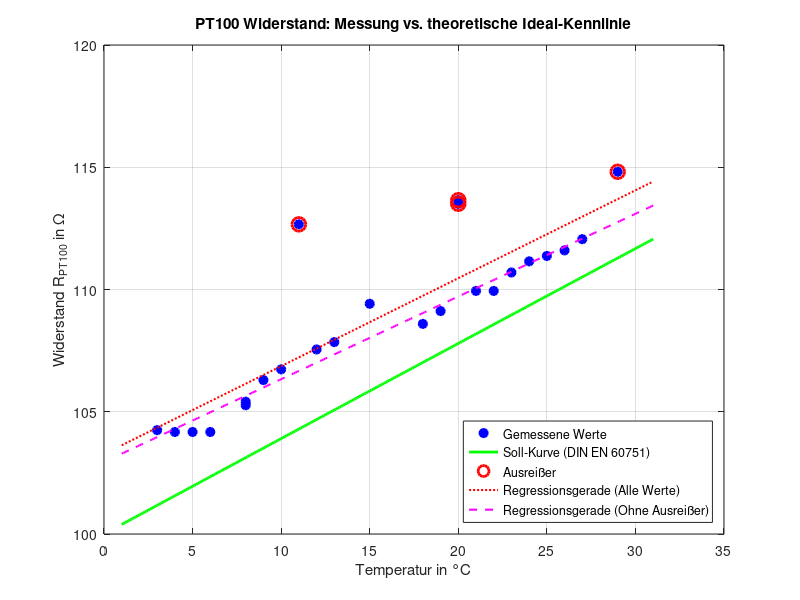

Here is the MATLAB script that generated this plot:
% =========================================================================
% Auswertung Wheatstone-Brücke mit PT100 inkl. statistischer Analyse
% =========================================================================
clear; clc; close all;

%% 1. Bekannte Widerstände definieren (in Ohm)
R_A1 = 4700 + 330; % 5030 Ohm
R_A2 = 2000;       % 2000 Ohm
R_B1 = 220 + 33;   % 253 Ohm

%% 2. Konstanten für PT100 nach DIN EN 60751 (für T > 0 °C)
R0 = 100;               
A = 3.9083e-3;
B = -5.775e-7;

%% 3. Messdaten eingeben
U_AB = [0.157, 0.145, 0.107, 0.092, 0.09, 0.138, 0.082, 0.077, 0.069, ...
        0.068, 0.061, 0.0572, 0.0571, 0.0573, ...
        0.0995, 0.105, 0.145, 0.1129, 0.1131, 0.1198, 0.1234, 0.1262, 0.1283, 0.1325];

U_A2 = [1.41, 1.41, 1.414, 1.414, 1.413, 1.414, 1.413, 1.413, 1.413, ...
        1.413, 1.413, 1.413, 1.413, 1.413, ...
        1.413, 1.413, 1.414, 1.413, 1.413, 1.413, 1.413, 1.413, 1.413, 1.413];

U_B2 = [1.55, 1.54, 1.499, 1.484, 1.482, 1.53, 1.474, 1.469, 1.461, ...
        1.459, 1.448, 1.448, 1.448, 1.448, ...
        1.491, 1.496, 1.538, 1.504, 1.504, 1.511, 1.515, 1.518, 1.52, 1.524];

I_ges = [14.2, 14.25, 14.41, 14.48, 14.48, 14.3, 14.51, 14.53, 14.55, ...
         14.57, 14.51, 14.51, 14.51, 14.51, ...
         14.44, 14.41, 14.25, 14.48, 14.4, 14.36, 14.35, 14.33, 14.33, 14.32] / 1000;

I_B = [13.5, 13.55, 13.7, 13.76, 13.78, 13.58, 13.81, 13.82, 13.86, ...
       13.86, 13.9, 13.9, 13.9, 13.89, ...
       13.73, 13.71, 13.55, 13.68, 13.68, 13.65, 13.63, 13.63, 13.62, 13.6] / 1000;

T = [29, 20, 15, 13, 12, 11, 10, 9, 8, ...
     8, 6, 5, 4, 3, ...
     18, 19, 20, 21, 22, 23, 24, 25, 26, 27];

%% 4. Berechnungen der Widerstände
% Gemessene Widerstände (Ohmsches Gesetz)
R_PT100_direkt = U_B2 ./ I_B;

% Theoretische Widerstände (Idealwerte)
R_PT100_soll = R0 .* (1 + A.*T + B.*T.^2);

% Fehlerberechnung (Abweichung Ist von Soll absolut und prozentual)
fehler_all = R_PT100_direkt - R_PT100_soll;
fehler_prozent_all = (fehler_all ./ R_PT100_soll) * 100;

%% 5. Trennung der Daten (Mit vs. Ohne Ausreißer)
indices_outliers = [1, 2, 6, 17];
indices_valid = setdiff(1:length(T), indices_outliers);

T_valid = T(indices_valid);
R_valid = R_PT100_direkt(indices_valid);
fehler_valid = fehler_all(indices_valid);
fehler_prozent_valid = fehler_prozent_all(indices_valid);

%% 6. Lineare Regression & Statistiken
% Regressionsgerade für ALLE Werte
p_all = polyfit(T, R_PT100_direkt, 1);
R_fit_all_eval = polyval(p_all, T);
% R^2 (Bestimmtheitsmaß) für alle Werte berechnen
SS_tot_all = sum((R_PT100_direkt - mean(R_PT100_direkt)).^2);
SS_res_all = sum((R_PT100_direkt - R_fit_all_eval).^2);
Rsq_all = 1 - SS_res_all/SS_tot_all;

% Regressionsgerade OHNE Ausreißer
p_valid = polyfit(T_valid, R_valid, 1);
R_fit_valid_eval = polyval(p_valid, T_valid);
% R^2 (Bestimmtheitsmaß) für bereinigte Werte berechnen
SS_tot_valid = sum((R_valid - mean(R_valid)).^2);
SS_res_valid = sum((R_valid - R_fit_valid_eval).^2);
Rsq_valid = 1 - SS_res_valid/SS_tot_valid;

%% 7. Konsolenausgabe (Detaillierte Liste + Statistische Zusammenfassung)
fprintf('=========================================================================\n');
fprintf(' Detaillierte Messwertanalyse (Ist vs. Soll)\n');
fprintf('=========================================================================\n');
for i = 1:length(T)
    marker = ' ';
    if ismember(i, indices_outliers)
        marker = '*'; % Markiert Ausreißer in der Liste
    end
    fprintf('Messpunkt %2d %s (T = %2d °C): R_Ist = %6.2f Ohm | R_Soll = %6.2f Ohm | Abw = %+6.2f Ohm (%+6.2f %%)\n', ...
            i, marker, T(i), R_PT100_direkt(i), R_PT100_soll(i), fehler_all(i), fehler_prozent_all(i));
end
fprintf(' (* = Identifizierter Ausreißer)\n\n');

fprintf('============================================================\n');
fprintf(' STATISTISCHE AUSWERTUNG FÜR DEN WISSENSCHAFTLICHEN BERICHT\n');
fprintf('============================================================\n\n');

% Ausgabe Block 1: Alle Daten
fprintf('1. Analyse des GESAMTDATENSATZES (N = %d):\n', length(T));
fprintf('------------------------------------------------------------\n');
fprintf('  Mittlerer Fehler (Bias)   : %6.4f Ohm\n', mean(fehler_all));
fprintf('  Mittlerer abs. Fehler (%%) : %6.4f %%\n', mean(abs(fehler_prozent_all)));
fprintf('  Maximaler Fehler (%%)      : %6.4f %%\n', max(abs(fehler_prozent_all)));
fprintf('  Varianz der Abweichung    : %6.4f Ohm^2\n', var(fehler_all));
fprintf('  Standardabweichung (Sigma): %6.4f Ohm\n', std(fehler_all));
fprintf('  RMSE (Root Mean Square)   : %6.4f Ohm\n', sqrt(mean(fehler_all.^2)));
fprintf('  Gemessene Empfindlichkeit : %6.4f Ohm/°C (Theorie: ~0.385)\n', p_all(1));
fprintf('  Bestimmtheitsmaß R^2      : %6.4f\n\n', Rsq_all);

% Ausgabe Block 2: Bereinigte Daten
fprintf('2. Analyse des BEREINIGTEN DATENSATZES (Ohne Ausreißer, N = %d):\n', length(T_valid));
fprintf('------------------------------------------------------------\n');
fprintf('  Mittlerer Fehler (Bias)   : %6.4f Ohm\n', mean(fehler_valid));
fprintf('  Mittlerer abs. Fehler (%%) : %6.4f %%\n', mean(abs(fehler_prozent_valid)));
fprintf('  Maximaler Fehler (%%)      : %6.4f %%\n', max(abs(fehler_prozent_valid)));
fprintf('  Varianz der Abweichung    : %6.4f Ohm^2\n', var(fehler_valid));
fprintf('  Standardabweichung (Sigma): %6.4f Ohm\n', std(fehler_valid));
fprintf('  RMSE (Root Mean Square)   : %6.4f Ohm\n', sqrt(mean(fehler_valid.^2)));
fprintf('  Gemessene Empfindlichkeit : %6.4f Ohm/°C (Theorie: ~0.385)\n', p_valid(1));
fprintf('  Bestimmtheitsmaß R^2      : %6.4f\n\n', Rsq_valid);
fprintf('============================================================\n');

%% 8. Visualisierung: Widerstand über Temperatur
figure('Name', 'PT100 Kennlinie', 'NumberTitle', 'off', 'Color', 'w');
plot(T, R_PT100_direkt, 'ob', 'LineWidth', 1.5, 'MarkerFaceColor', 'b'); hold on;

% Soll-Kurve
T_plot = min(T)-2 : 0.1 : max(T)+2; 
R_plot = R0 .* (1 + A.*T_plot + B.*T_plot.^2);
plot(T_plot, R_plot, '-g', 'LineWidth', 2);

% Ausreißer hervorheben
plot(T(indices_outliers), R_PT100_direkt(indices_outliers), 'or', 'MarkerSize', 10, 'LineWidth', 2);

% Regressionsgerade (Alle Werte)
R_fit_all_plot = polyval(p_all, T_plot);
plot(T_plot, R_fit_all_plot, ':r', 'LineWidth', 1.5);

% Regressionsgerade (Ohne Ausreißer)
R_fit_valid_plot = polyval(p_valid, T_plot);
plot(T_plot, R_fit_valid_plot, '--m', 'LineWidth', 1.5);

grid on;
title('PT100 Widerstand: Messung vs. theoretische Ideal-Kennlinie');
xlabel('Temperatur in °C');
ylabel('Widerstand R_{PT100} in \Omega');
legend('Gemessene Werte', 'Soll-Kurve (DIN EN 60751)', 'Ausreißer', ...
       'Regressionsgerade (Alle Werte)', 'Regressionsgerade (Ohne Ausreißer)', ...
       'Location', 'southeast');
